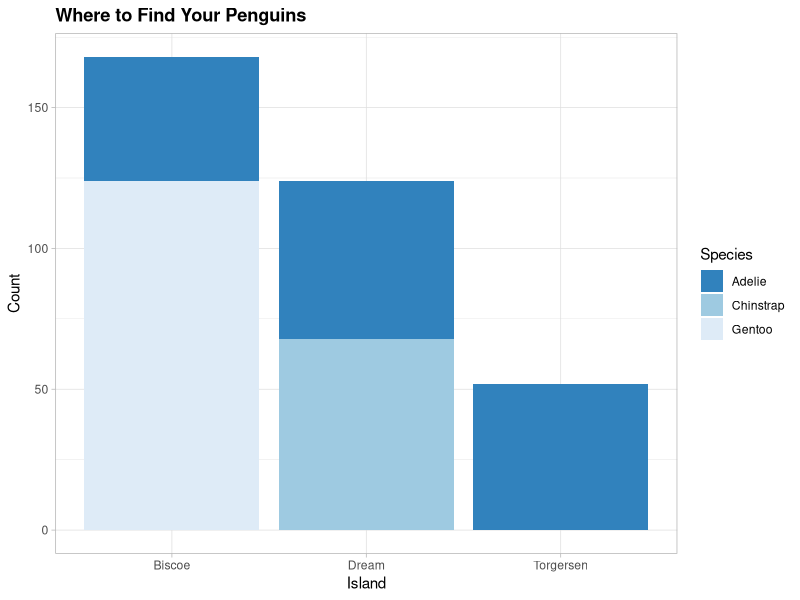
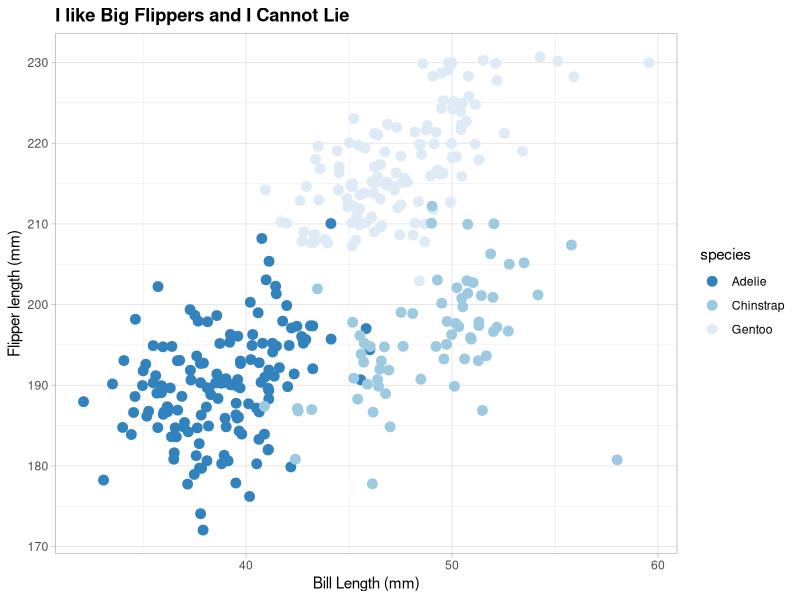
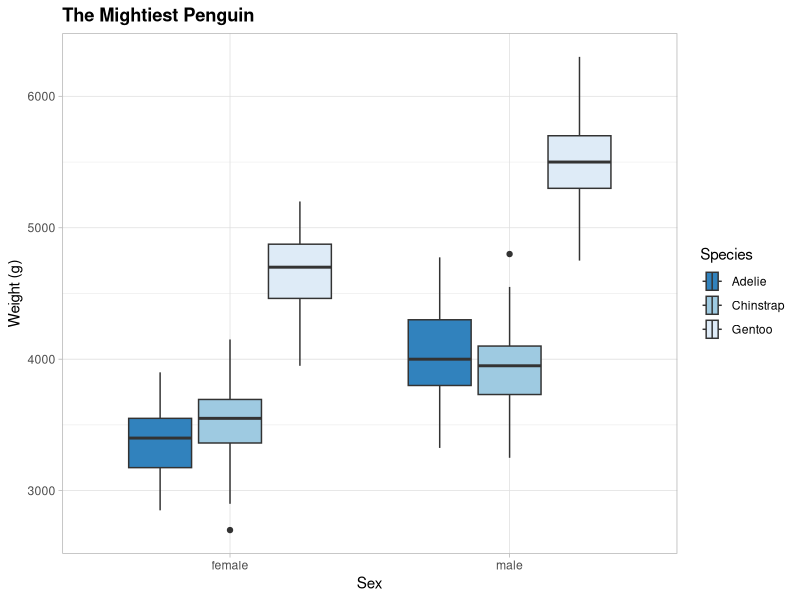

These charts were generated, in order, by the following R code:
library(palmerpenguins)
library(dplyr)
library(ggplot2)
library(RColorBrewer)

str(penguins)

ggplot(penguins, aes(island, fill = species)) +
  geom_bar() +
  ggtitle("Where to Find Your Penguins") +
  theme_light() +
  theme(plot.title = element_text(face = "bold")) +
  scale_fill_brewer(palette = "Blues", direction = -1) +
  labs(x ="Island", y = "Count", fill = "Species")
  
ggplot(penguins, aes(bill_length_mm, flipper_length_mm, color = species)) +
  geom_jitter(size = 3) +
  ggtitle("I like Big Flippers and I Cannot Lie") +
  theme_light() +
  theme(plot.title = element_text(face = "bold")) +
  scale_color_brewer(palette = "Blues", direction = -1, type = "qual") +
  labs(x = "Bill Length (mm)", y = "Flipper length (mm)", fill = "Species")

penguins_clean <- penguins %>% filter(sex != "NA")

ggplot(penguins_clean, aes(body_mass_g, sex)) +
  geom_boxplot(aes(fill = factor(species))) +
  ggtitle("The Mightiest Penguin") +
  theme_light() +
  theme(plot.title = element_text(face = "bold")) +
  scale_fill_brewer(palette = "Blues", direction = -1, type = "qual") +
  labs(x = "Weight (g)", y = "Sex", fill = "Species") +
  coord_flip()